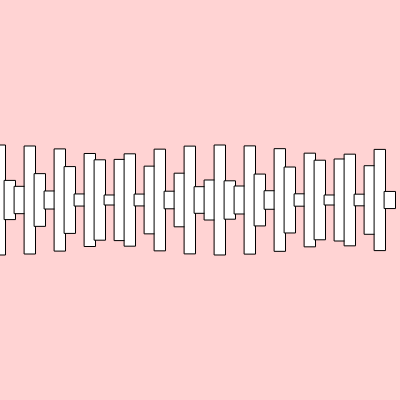
Frame 1 (no input)
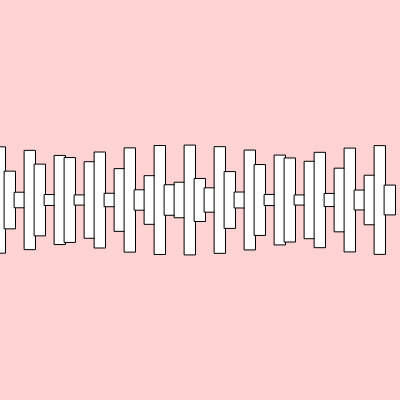
Frame 60 (no input)
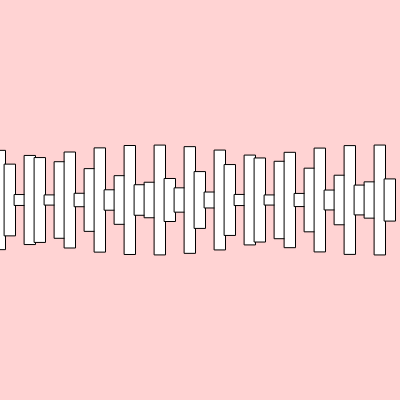
Frame 120 (the mouse pressed at the canvas centre since frame 60)

The p5.js sketch that drew these frames (run headless with seeded random() and noise() and a simulated clock; from frame 60 on, the mouse is pressed at the canvas centre):

// p5.js sketch
// ── sketch.js
// Variables.
let angle = 0;

// Setup function.
function setup() {
  createCanvas(400, 400);
}

function draw() {
    translate(width / 2, height / 2);
    rectMode(CENTER);
    background('#ffd3d3');

    let offset = 0;
    for (let y = 0; y < width; y += 10){
        let a = angle + offset;
        let h = map(cos(a), -1, 1, 0, 100) + 10;
        let half = width / 2;
        rect(y - half, 0, 11, h);
        fill(255);
        offset += 2;
    }

    angle += 0.1;
}
